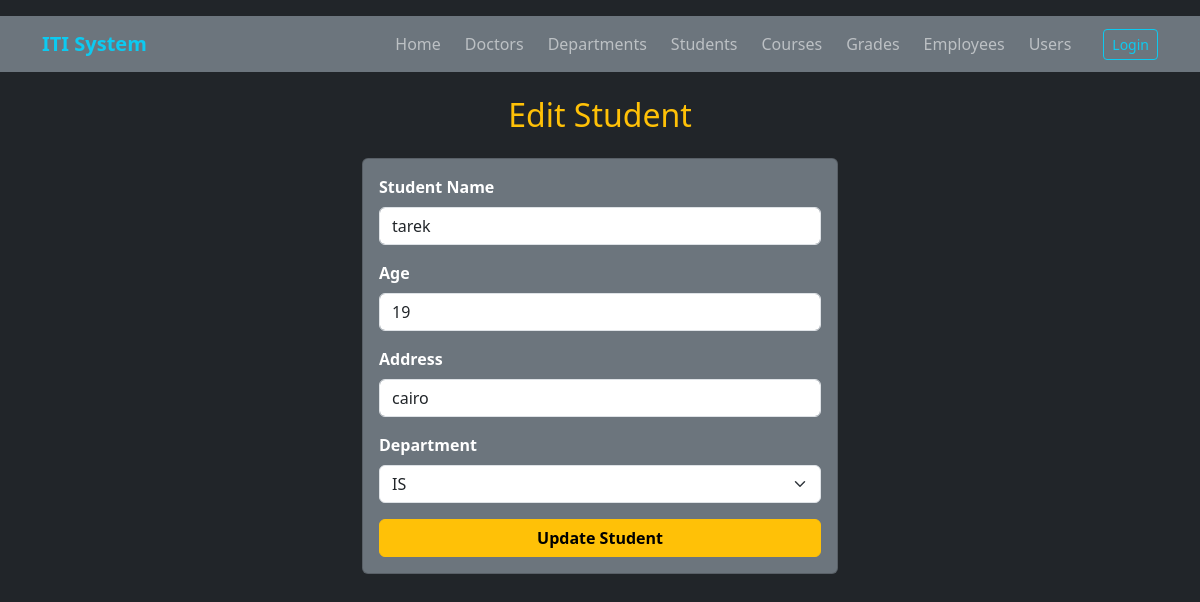
The page /students/edit.php?edit=4 on the database its author committed.
### tables this page shows
CREATE TABLE `students` (
  `id` int(11) NOT NULL,
  `name` varchar(255) NOT NULL,
  `email` varchar(255) DEFAULT NULL,
  `phone` varchar(50) DEFAULT NULL,
  `age` int(11) DEFAULT NULL,
  `address` varchar(255) DEFAULT NULL,
  `department_id` int(11) DEFAULT NULL
);

CREATE TABLE `departments` (
  `id` int(11) NOT NULL,
  `name` varchar(255) NOT NULL,
  `description` text DEFAULT NULL
);

### students/edit.php (the view, shortened to what this page needs)
<?php
include '../config/db.php';
$deps = mysqli_query($conn, "SELECT * FROM departments");
if (isset($_GET['edit'])) {
    $id = $_GET['edit'];
    $stmt = $conn->prepare("SELECT * FROM students WHERE id = ?");
    $stmt->bind_param("i", $id);
    $stmt->execute();
    $student = $stmt->get_result()->fetch_assoc();
}
?>
<!DOCTYPE html>
<html lang="en">
<head>
    <link rel="stylesheet" href="https://cdn.jsdelivr.net/npm/bootstrap@5.3.0/dist/css/bootstrap.min.css">
</head>
<body class="bg-dark text-white pt-3">
<?php include '../shared/nav.php'; ?>
<div class="container" style="max-width: 500px;">
    <h2 class="text-warning text-center mb-4">Edit Student</h2>
    <form method="POST" class="card card-body bg-secondary text-white fw-bold">
        <div class="mb-3">
            <label class="form-label">Student Name</label>
            <input type="text" name="name" value="<?= htmlspecialchars($student['name']) ?>" class="form-control" required>
        </div>
        <div class="mb-3">
            <label class="form-label">Age</label>
            <input type="number" name="age" value="<?= $student['age'] ?>" class="form-control" required>
        </div>
        <div class="mb-3">
            <label class="form-label">Address</label>
            <input type="text" name="address" value="<?= htmlspecialchars($student['address']) ?>" class="form-control" required>
        </div>
        <div class="mb-3">
            <label class="form-label">Department</label>
            <select name="department_id" class="form-select" required>
                <?php while($d = mysqli_fetch_assoc($deps)): ?>
                    <option value="<?= $d['id'] ?>" <?= $d['id'] == $student['department_id'] ? 'selected' : '' ?>>
                        <?= $d['name'] ?>
                    </option>
                <?php endwhile; ?>
            </select>
        </div>
        <button type="submit" name="update" class="btn btn-warning w-100 fw-bold">Update Student</button>
    </form>
</div>
</body>
</html>

### rows shown on the page
students: name "tarek", age "19", address "cairo", department_id "IS"
